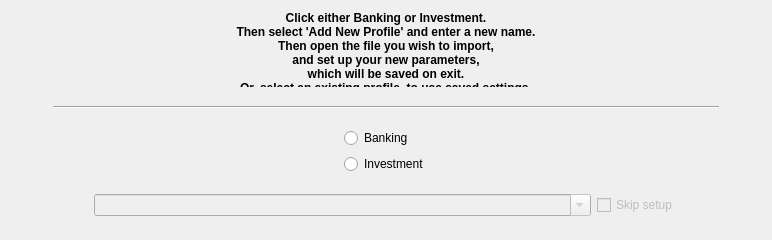
<?xml version="1.0" encoding="UTF-8"?>
<ui version="4.0">
 <class>IntroPage</class>
 <widget class="QWidget" name="IntroPage">
  <property name="geometry">
   <rect>
    <x>0</x>
    <y>0</y>
    <width>772</width>
    <height>240</height>
   </rect>
  </property>
  <property name="sizePolicy">
   <sizepolicy hsizetype="Preferred" vsizetype="Preferred">
    <horstretch>0</horstretch>
    <verstretch>0</verstretch>
   </sizepolicy>
  </property>
  <property name="minimumSize">
   <size>
    <width>0</width>
    <height>230</height>
   </size>
  </property>
  <property name="maximumSize">
   <size>
    <width>16777215</width>
    <height>267</height>
   </size>
  </property>
  <property name="windowTitle">
   <string>Intro Wizard Page</string>
  </property>
  <layout class="QGridLayout" name="gridLayout">
   <item row="0" column="0">
    <layout class="QHBoxLayout" name="horizontalLayout" stretch="5,80,5">
     <item>
      <spacer name="horizontalSpacer_left">
       <property name="orientation">
        <enum>Qt::Horizontal</enum>
       </property>
       <property name="sizeHint" stdset="0">
        <size>
         <width>40</width>
         <height>20</height>
        </size>
       </property>
      </spacer>
     </item>
     <item>
      <layout class="QVBoxLayout" name="verticalLayout_main" stretch="35,0,3,2,0,30,2,0,55,0,2">
       <item>
        <widget class="QLabel" name="label">
         <property name="minimumSize">
          <size>
           <width>0</width>
           <height>76</height>
          </size>
         </property>
         <property name="maximumSize">
          <size>
           <width>16777215</width>
           <height>90</height>
          </size>
         </property>
         <property name="text">
          <string>&lt;!DOCTYPE HTML PUBLIC &quot;-//W3C//DTD HTML 4.0//EN&quot; &quot;http://www.w3.org/TR/REC-html40/strict.dtd&quot;&gt;
&lt;html&gt;&lt;head&gt;&lt;meta name=&quot;qrichtext&quot; content=&quot;1&quot; /&gt;&lt;style type=&quot;text/css&quot;&gt;
p, li { white-space: pre-wrap; }
&lt;/style&gt;&lt;/head&gt;&lt;body style=&quot; font-family:'Sans'; font-size:9pt; font-weight:400; font-style:normal;&quot;&gt;
&lt;p align=&quot;center&quot; style=&quot; margin-top:0px; margin-bottom:0px; margin-left:0px; margin-right:0px; -qt-block-indent:0; text-indent:0px;&quot;&gt;&lt;span style=&quot; font-weight:600;&quot;&gt;Click either Banking or Investment.&lt;/span&gt;&lt;/p&gt;
&lt;p align=&quot;center&quot; style=&quot; margin-top:0px; margin-bottom:0px; margin-left:0px; margin-right:0px; -qt-block-indent:0; text-indent:0px;&quot;&gt;&lt;span style=&quot; font-family:'Sans Serif'; font-weight:600;&quot;&gt;Then select 'Add New Profile' and enter a new name.&lt;/span&gt;&lt;/p&gt;
&lt;p align=&quot;center&quot; style=&quot; margin-top:0px; margin-bottom:0px; margin-left:0px; margin-right:0px; -qt-block-indent:0; text-indent:0px;&quot;&gt;&lt;span style=&quot; font-family:'Sans Serif'; font-weight:600;&quot;&gt;Then open the file you wish to import,&lt;/span&gt;&lt;/p&gt;
&lt;p align=&quot;center&quot; style=&quot; margin-top:0px; margin-bottom:0px; margin-left:0px; margin-right:0px; -qt-block-indent:0; text-indent:0px;&quot;&gt;&lt;span style=&quot; font-family:'Sans Serif'; font-weight:600;&quot;&gt;and set up your new parameters,&lt;/span&gt;&lt;/p&gt;
&lt;p align=&quot;center&quot; style=&quot; margin-top:0px; margin-bottom:0px; margin-left:0px; margin-right:0px; -qt-block-indent:0; text-indent:0px;&quot;&gt;&lt;span style=&quot; font-family:'Sans Serif'; font-weight:600;&quot;&gt;which will be saved on exit.&lt;/span&gt;&lt;/p&gt;
&lt;p align=&quot;center&quot; style=&quot; margin-top:0px; margin-bottom:0px; margin-left:0px; margin-right:0px; -qt-block-indent:0; text-indent:0px;&quot;&gt;&lt;span style=&quot; font-family:'Sans Serif'; font-weight:600;&quot;&gt;Or, select an existing profile, to use saved settings.&lt;/span&gt;&lt;/p&gt;&lt;/body&gt;&lt;/html&gt;</string>
         </property>
         <property name="alignment">
          <set>Qt::AlignLeading|Qt::AlignLeft|Qt::AlignTop</set>
         </property>
        </widget>
       </item>
       <item>
        <spacer name="verticalSpacer_4">
         <property name="orientation">
          <enum>Qt::Vertical</enum>
         </property>
         <property name="sizeHint" stdset="0">
          <size>
           <width>20</width>
           <height>40</height>
          </size>
         </property>
        </spacer>
       </item>
       <item>
        <widget class="Line" name="line_hor">
         <property name="orientation">
          <enum>Qt::Horizontal</enum>
         </property>
        </widget>
       </item>
       <item>
        <spacer name="verticalSpacer_2">
         <property name="orientation">
          <enum>Qt::Vertical</enum>
         </property>
         <property name="sizeHint" stdset="0">
          <size>
           <width>20</width>
           <height>40</height>
          </size>
         </property>
        </spacer>
       </item>
       <item>
        <spacer name="verticalSpacer_5">
         <property name="orientation">
          <enum>Qt::Vertical</enum>
         </property>
         <property name="sizeHint" stdset="0">
          <size>
           <width>20</width>
           <height>40</height>
          </size>
         </property>
        </spacer>
       </item>
       <item>
        <layout class="QHBoxLayout" name="horizontalLayout_radio">
         <item>
          <spacer name="horizontalSpacer_mid">
           <property name="orientation">
            <enum>Qt::Horizontal</enum>
           </property>
           <property name="sizeHint" stdset="0">
            <size>
             <width>13</width>
             <height>22</height>
            </size>
           </property>
          </spacer>
         </item>
         <item>
          <layout class="QVBoxLayout" name="verticalLayout">
           <item>
            <widget class="QRadioButton" name="radioButton_bank">
             <property name="enabled">
              <bool>true</bool>
             </property>
             <property name="text">
              <string>Banking</string>
             </property>
            </widget>
           </item>
           <item>
            <widget class="QRadioButton" name="radioButton_invest">
             <property name="enabled">
              <bool>true</bool>
             </property>
             <property name="text">
              <string>Investment</string>
             </property>
            </widget>
           </item>
          </layout>
         </item>
         <item>
          <spacer name="horizontalSpacer_2">
           <property name="orientation">
            <enum>Qt::Horizontal</enum>
           </property>
           <property name="sizeHint" stdset="0">
            <size>
             <width>13</width>
             <height>22</height>
            </size>
           </property>
          </spacer>
         </item>
        </layout>
       </item>
       <item>
        <spacer name="verticalSpacer_3">
         <property name="orientation">
          <enum>Qt::Vertical</enum>
         </property>
         <property name="sizeHint" stdset="0">
          <size>
           <width>20</width>
           <height>40</height>
          </size>
         </property>
        </spacer>
       </item>
       <item>
        <spacer name="verticalSpacer_6">
         <property name="orientation">
          <enum>Qt::Vertical</enum>
         </property>
         <property name="sizeHint" stdset="0">
          <size>
           <width>20</width>
           <height>40</height>
          </size>
         </property>
        </spacer>
       </item>
       <item>
        <layout class="QHBoxLayout" name="horizontalLayout_combo" stretch="5,60,5,5">
         <item>
          <spacer name="horizontalSpacer_3">
           <property name="orientation">
            <enum>Qt::Horizontal</enum>
           </property>
           <property name="sizeHint" stdset="0">
            <size>
             <width>40</width>
             <height>20</height>
            </size>
           </property>
          </spacer>
         </item>
         <item>
          <widget class="KComboBox" name="combobox_source">
           <property name="enabled">
            <bool>false</bool>
           </property>
           <property name="toolTip">
            <string>To add a new profile, enter its name then click Return.
Or, select an existing profile.
An existing name may be edited, which will produce a new profile.</string>
           </property>
           <property name="editable">
            <bool>true</bool>
           </property>
           <property name="currentIndex">
            <number>-1</number>
           </property>
          </widget>
         </item>
         <item>
          <widget class="QCheckBox" name="checkBoxSkipSetup">
           <property name="enabled">
            <bool>false</bool>
           </property>
           <property name="toolTip">
            <string>Select to bypass profile setup.
Only useful if a profile has already been setup.</string>
           </property>
           <property name="text">
            <string>Skip setup</string>
           </property>
          </widget>
         </item>
         <item>
          <spacer name="horizontalSpacer_4">
           <property name="orientation">
            <enum>Qt::Horizontal</enum>
           </property>
           <property name="sizeHint" stdset="0">
            <size>
             <width>40</width>
             <height>20</height>
            </size>
           </property>
          </spacer>
         </item>
        </layout>
       </item>
       <item>
        <spacer name="verticalSpacer_7">
         <property name="orientation">
          <enum>Qt::Vertical</enum>
         </property>
         <property name="sizeHint" stdset="0">
          <size>
           <width>20</width>
           <height>40</height>
          </size>
         </property>
        </spacer>
       </item>
       <item>
        <spacer name="verticalSpacer">
         <property name="orientation">
          <enum>Qt::Vertical</enum>
         </property>
         <property name="sizeHint" stdset="0">
          <size>
           <width>20</width>
           <height>40</height>
          </size>
         </property>
        </spacer>
       </item>
      </layout>
     </item>
     <item>
      <spacer name="horizontalSpacer_right">
       <property name="orientation">
        <enum>Qt::Horizontal</enum>
       </property>
       <property name="sizeHint" stdset="0">
        <size>
         <width>40</width>
         <height>20</height>
        </size>
       </property>
      </spacer>
     </item>
    </layout>
   </item>
  </layout>
 </widget>
 <customwidgets>
  <customwidget>
   <class>KComboBox</class>
   <extends>QComboBox</extends>
   <header>kcombobox.h</header>
  </customwidget>
 </customwidgets>
 <resources/>
 <connections/>
</ui>
